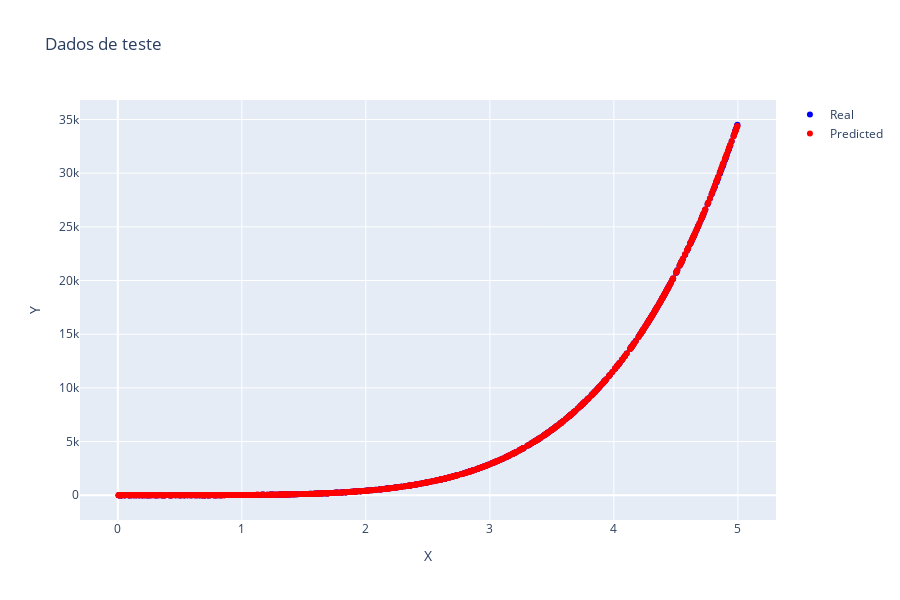

Notebook code cell kept with this figure:
### Code cell
## valores preditos
predicted = model(x_test)
predicted = predicted.detach().numpy()

fig = go.Figure()
fig.add_trace(go.Scatter(x=x_test.flatten(), y=y_test.flatten(), mode='markers', name='Real', marker=dict(color='blue')))
fig.add_trace(go.Scatter(x=x_test.flatten(), y=predicted.flatten(), mode='markers', name='Predicted', marker=dict(color='red')))
fig.update_layout(title='Dados de teste', xaxis_title='X', yaxis_title='Y', height=600, width=900)
fig.show()

### Figure 1 — Plotly figure (JSON) as saved in the notebook; plotly's stock layout.template omitted (floating-point values rounded to 4 significant figures; data arrays with more than 128 entries replaced by an {"elided": "..."} marker saying what was removed)
{"data": [{"marker": {"color": "blue"}, "mode": "markers", "name": "Real", "type": "scatter", "x": {"elided": "900 float values"}, "y": {"elided": "900 float values"}}, {"marker": {"color": "red"}, "mode": "markers", "name": "Predicted", "type": "scatter", "x": {"elided": "900 float values"}, "y": {"elided": "900 float values"}}], "layout": {"height": 600, "title": {"text": "Dados de teste"}, "width": 900, "xaxis": {"title": {"text": "X"}}, "yaxis": {"title": {"text": "Y"}}}}
